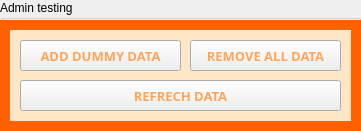
     <widget class="QGroupBox" name="groupBox">
      <property name="geometry">
       <rect>
        <x>1010</x>
        <y>20</y>
        <width>361</width>
        <height>131</height>
       </rect>
      </property>
      <property name="title">
       <string>Admin testing</string>
      </property>
      <widget class="QPushButton" name="admin_dummy_button">
       <property name="geometry">
        <rect>
         <x>20</x>
         <y>40</y>
         <width>161</width>
         <height>31</height>
        </rect>
       </property>
       <property name="font">
        <font>
         <family>Tw Cen MT Condensed</family>
         <pointsize>10</pointsize>
         <weight>75</weight>
         <bold>true</bold>
        </font>
       </property>
       <property name="styleSheet">
        <string notr="true">color: rgb(255, 165, 89);
selection-color: rgb(255, 255, 255);</string>
       </property>
       <property name="text">
        <string>ADD DUMMY DATA</string>
       </property>
      </widget>
      <widget class="QPushButton" name="admin_remove_button">
       <property name="geometry">
        <rect>
         <x>190</x>
         <y>40</y>
         <width>151</width>
         <height>31</height>
        </rect>
       </property>
       <property name="font">
        <font>
         <family>Tw Cen MT Condensed</family>
         <pointsize>10</pointsize>
         <weight>75</weight>
         <bold>true</bold>
        </font>
       </property>
       <property name="styleSheet">
        <string notr="true">color: rgb(255, 165, 89);
selection-color: rgb(255, 255, 255);</string>
       </property>
       <property name="text">
        <string>REMOVE ALL DATA</string>
       </property>
      </widget>
      <widget class="QPushButton" name="refrechButton">
       <property name="geometry">
        <rect>
         <x>20</x>
         <y>80</y>
         <width>321</width>
         <height>31</height>
        </rect>
       </property>
       <property name="font">
        <font>
         <family>Tw Cen MT Condensed</family>
         <pointsize>10</pointsize>
         <weight>75</weight>
         <bold>true</bold>
        </font>
       </property>
       <property name="styleSheet">
        <string notr="true">color: rgb(255, 165, 89);
selection-color: rgb(255, 255, 255);</string>
       </property>
       <property name="text">
        <string>REFRECH DATA</string>
       </property>
      </widget>
      <widget class="QLabel" name="label_88">
       <property name="geometry">
        <rect>
         <x>0</x>
         <y>20</y>
         <width>361</width>
         <height>111</height>
        </rect>
       </property>
       <property name="styleSheet">
        <string notr="true">background-color: rgb(255, 96, 0);</string>
       </property>
       <property name="text">
        <string/>
       </property>
      </widget>
      <widget class="QLabel" name="label_89">
       <property name="geometry">
        <rect>
         <x>10</x>
         <y>30</y>
         <width>341</width>
         <height>91</height>
        </rect>
       </property>
       <property name="styleSheet">
        <string notr="true">background-color: rgb(255, 230, 199);</string>
       </property>
       <property name="text">
        <string/>
       </property>
      </widget>
      <zorder>label_88</zorder>
      <zorder>label_89</zorder>
      <zorder>admin_dummy_button</zorder>
      <zorder>admin_remove_button</zorder>
      <zorder>refrechButton</zorder>
     </widget>
